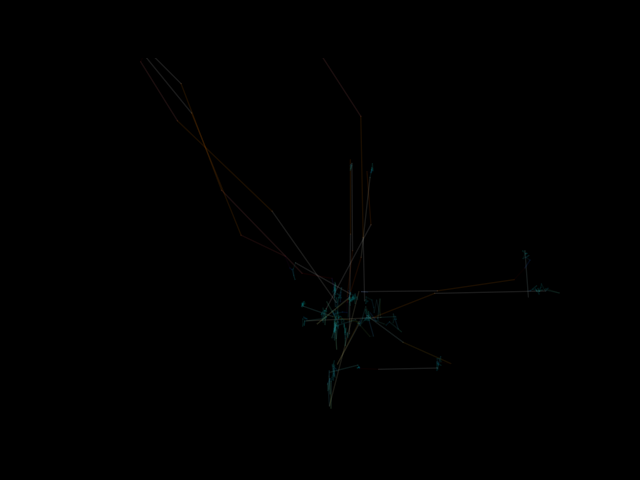
#> input picture Datathon-RISTEK-2026/penyisihan/project/data/autism eye tracking dataset/TSImages/TS093_14.png, 640 x 480 px; its folder holds only this picture in this run
$ python recompute_protokol.py
#> lines starting #> are read from the running program, lines starting #| are printed output that depends on the picture; after the words box and inside, x2 and y2 are one past the last pixel; in counts of white or black regions, pixels touching at a corner belong together
### Datathon-RISTEK-2026/penyisihan/project/poc/recompute_metrics.py
"""Hitung ulang metrik POC TATAP dengan empat koreksi metodologis.

1. Metrik agregat level anak (unit keputusan produk), bukan hanya level rekaman.
2. Regresi logistik ditetapkan sebagai model pra-tetap; titik kerja dihitung
   pada unit anak dari probabilitas model itu, bukan dari model dengan AUC
   rekaman tertinggi.
3. Dekomposisi penggelembungan AUC yang benar: A-B, B-C, C-D.
4. Nested GroupKFold agar estimasi tidak memuat bias pemilihan model.

Menulis hasil ke poc_hasil.json. Kunci `protokol` dan `dekomposisi` yang
ditulis recompute_protokol.py dipertahankan bila sudah ada.
"""

from __future__ import annotations

import json
from pathlib import Path

import numpy as np
import pandas as pd
from PIL import Image
from sklearn.ensemble import GradientBoostingClassifier, RandomForestClassifier
from sklearn.linear_model import LogisticRegression
from sklearn.metrics import roc_auc_score, roc_curve
from sklearn.model_selection import GroupKFold, StratifiedKFold, cross_val_predict
from sklearn.naive_bayes import GaussianNB
from sklearn.pipeline import make_pipeline
from sklearn.preprocessing import StandardScaler
from sklearn.svm import SVC

RANDOM_STATE = 42
GRID = 8
INK_THRESHOLD = 0.02
# Model pra-tetap: ditetapkan sebelum melihat hasil, dievaluasi pada unit anak.
PRIMARY_MODEL = "Logistic Regression"
np.random.seed(RANDOM_STATE)

ROOT = Path(__file__).resolve().parent
DATA_DIR = ROOT.parent / "data" / "autism eye tracking dataset"

ZERO_KEYS = [
    "centroid_x", "centroid_y", "std_x", "std_y", "span_x", "span_y",
    "radial_mean", "radial_std", "vel_mean", "vel_std", "acc_mean", "jerk_mean",
    "fixation_ratio", "saccade_ratio", "grid_entropy", "n_active_cells",
    "bbox_fill", "aspect_ratio",
]


def features_from_rgb(a: np.ndarray) -> dict[str, float]:
    H, W = a.shape[:2]
    R, G, B = a[:, :, 0], a[:, :, 1], a[:, :, 2]
    ink = a.sum(axis=2) > INK_THRESHOLD

    f: dict[str, float] = {}
    n_ink = int(ink.sum())
    f["ink_frac"] = n_ink / (H * W)
    if n_ink < 5:
        for k in ZERO_KEYS:
            f[k] = 0.0
        return f

    ys, xs = np.nonzero(ink)
    xn, yn = xs / W, ys / H
    f["centroid_x"], f["centroid_y"] = xn.mean(), yn.mean()
    f["std_x"], f["std_y"] = xn.std(), yn.std()
    f["span_x"] = xn.max() - xn.min()
    f["span_y"] = yn.max() - yn.min()
    rad = np.hypot(xn - xn.mean(), yn - yn.mean())
    f["radial_mean"], f["radial_std"] = rad.mean(), rad.std()

    r_i, g_i, b_i = R[ink], G[ink], B[ink]
    f["vel_mean"], f["vel_std"] = r_i.mean(), r_i.std()
    f["acc_mean"], f["jerk_mean"] = g_i.mean(), b_i.mean()

    denom = max(n_ink, 1)
    f["fixation_ratio"] = ((r_i < g_i * 0.6) & (r_i < b_i * 0.6)).sum() / denom
    f["saccade_ratio"] = ((r_i > g_i * 0.9) & (r_i > 0.05)).sum() / denom

    cell = np.zeros((GRID, GRID))
    gi = np.clip((yn * GRID).astype(int), 0, GRID - 1)
    gj = np.clip((xn * GRID).astype(int), 0, GRID - 1)
    np.add.at(cell, (gi, gj), 1)
    p = cell.ravel() / cell.sum()
    p = p[p > 0]
    f["grid_entropy"] = float(-(p * np.log(p)).sum() / np.log(GRID * GRID))
    f["n_active_cells"] = float((cell > 0).sum() / (GRID * GRID))
    f["bbox_fill"] = f["ink_frac"] / max(f["span_x"] * f["span_y"], 1e-9)
    f["aspect_ratio"] = f["span_x"] / max(f["span_y"], 1e-9)
    return f


def extract_features(path: Path) -> dict[str, float]:
    arr = np.asarray(Image.open(path).convert("RGB")).astype(np.float64) / 255.0
    return features_from_rgb(arr)


def augment_variants(path: Path, n: int = 5, seed: int = 0) -> list[np.ndarray]:
    rng = np.random.default_rng(seed)
    im = Image.open(path).convert("RGB")
    W, H = im.size
    out = []
    for _ in range(n):
        ang = float(rng.uniform(-15, 15))
        tx = float(rng.uniform(-0.08, 0.08) * W)
        ty = float(rng.uniform(-0.08, 0.08) * H)
        zoom = float(rng.uniform(0.9, 1.1))
        im2 = im.rotate(ang, resample=Image.BILINEAR, translate=(tx, ty))
        nw, nh = max(int(W * zoom), 8), max(int(H * zoom), 8)
        im2 = im2.resize((nw, nh), Image.BILINEAR)
        canvas = Image.new("RGB", (W, H), (0, 0, 0))
        canvas.paste(im2, ((W - nw) // 2, (H - nh) // 2))
        out.append(np.asarray(canvas).astype(np.float64) / 255.0)
    return out


# [16 lines left out: function build_models, not called in this run]


def load_metadata() -> pd.DataFrame:
    records = []
    for label, sub, prefix in [(0, "TCImages", "TC"), (1, "TSImages", "TS")]:
        for f in sorted((DATA_DIR / sub).glob("*.png")):
            pid = f.stem.split("_")[1]
            records.append(
                {
                    "path": f,
                    "file": f.name,
                    "label": label,
                    "group": "TD" if label == 0 else "ASD",
                    "participant": f"{prefix}{pid}",
                }
            )
    return pd.DataFrame(records)


# [226 lines left out: functions aggregate_to_participants, bootstrap_auc, operating_point, ppv_at_prevalence, nested_group_cv, main, not called in this run]


# [2 lines that do not run on import are left out]

### Datathon-RISTEK-2026/penyisihan/project/poc/recompute_protokol.py
"""Dekomposisi penggelembungan AUC pada protokol evaluasi A sampai D.

Dijalankan terpisah dari recompute_metrics.py karena augmentasi mahal.
Hasil digabungkan ke poc_hasil.json.
"""

from __future__ import annotations

import json
from concurrent.futures import ProcessPoolExecutor
from pathlib import Path

import numpy as np
import pandas as pd
from PIL import Image
from sklearn.linear_model import LogisticRegression
from sklearn.metrics import roc_auc_score
from sklearn.model_selection import GroupKFold, StratifiedKFold, cross_val_predict
from sklearn.pipeline import make_pipeline
from sklearn.preprocessing import StandardScaler

from recompute_metrics import (
    RANDOM_STATE,
    augment_variants,
    extract_features,
    features_from_rgb,
    load_metadata,
)

ROOT = Path(__file__).resolve().parent
CACHE = ROOT / ".cache_augmented.npz"


def rows_for_image(args: tuple[int, str, int, str]) -> tuple[list[dict], list[int], list[str], list[int]]:
    index, path, label, participant = args
    path = Path(path)
    rows = [extract_features(path)]
    for variant in augment_variants(path, n=5, seed=index):
        rows.append(features_from_rgb(variant))
    return rows, [label] * 6, [participant] * 6, [index] * 6


def build_augmented(meta: pd.DataFrame, features: list[str]):
    if CACHE.exists():
        data = np.load(CACHE, allow_pickle=True)
        print("Memakai cache augmentasi.")
        return data["X"], data["y"], data["g"], data["src"]

    tasks = [
        (i, str(p), int(lab), str(g))
        for i, (p, lab, g) in enumerate(
            zip(meta.path, meta.label, meta.participant)
        )
    ]
    all_rows, all_y, all_g, all_src = [], [], [], []
    with ProcessPoolExecutor() as pool:
        for rows, ys, gs, srcs in pool.map(rows_for_image, tasks, chunksize=8):
            all_rows.extend(rows)
            all_y.extend(ys)
            all_g.extend(gs)
            all_src.extend(srcs)

    X = pd.DataFrame(all_rows)[features].values
    y = np.array(all_y)
    g = np.array(all_g)
    src = np.array(all_src)
    np.savez_compressed(CACHE, X=X, y=y, g=g, src=src)
    print(f"Augmentasi selesai: {X.shape[0]} sampel.")
    return X, y, g, src


def main() -> None:
    meta = load_metadata()
    X_df = pd.DataFrame([extract_features(p) for p in meta.path])
#> in features_from_rgb, `ink = a.sum(axis=2) > INK_THRESHOLD`:
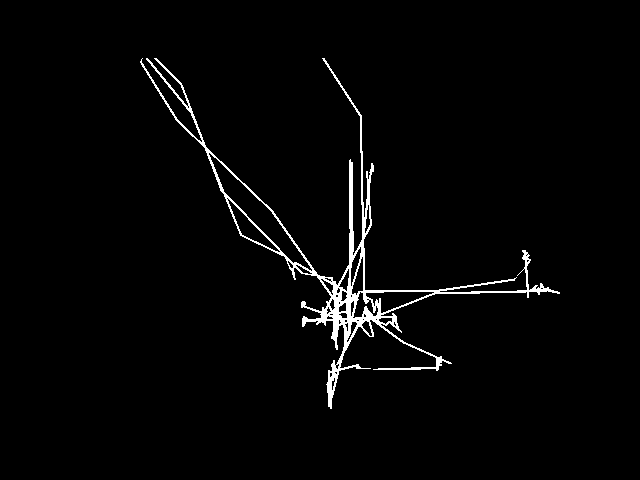
#> ink: shape (480, 640) bool; 2.2% white; 1 white region, box (x1, y1, x2, y2) and area: (140, 58, 560, 409) 6758
#> in features_from_rgb, `n_ink = int(ink.sum())`: n_ink = 6758
#> in features_from_rgb, `ys, xs = np.nonzero(ink)`: ys = 6758 values from 58 to 408; xs = 6758 values, max 559 at index 4030, min 140 at index 28, mean 341
#> in features_from_rgb, `xn, yn = xs / W, ys / H`: xn = 6758 values, max 0.873 at index 4030, min 0.219 at index 28, mean 0.533; yn = 6758 values from 0.121 to 0.85
#> in features_from_rgb, `rad = np.hypot(xn - xn.mean(), yn - yn.mean())`: rad = 6758 values, max 0.523 at index 0, min 0.0125 at index 2662, mean 0.181
#> in features_from_rgb, `r_i, g_i, b_i = R[ink], G[ink], B[ink]`: r_i = 6758 values, max 0.29 at index 2180, min 0 at index 934, mean 0.0558; g_i = 6758 values, max 0.396 at index 5719, min 0 at index 0, mean 0.0626; b_i = 6758 values, max 0.416 at index 5745, min 0 at index 0, mean 0.0525
#> in features_from_rgb, `denom = max(n_ink, 1)`: denom = 6758
#> in features_from_rgb, `gi = np.clip((yn * GRID).astype(int), 0, GRID - 1)`: gi = 6758 values from 0 to 6
#> in features_from_rgb, `gj = np.clip((xn * GRID).astype(int), 0, GRID - 1)`: gj = 6758 values, max 6 at index 2434, min 1 at index 0, mean 3.8
#> X_df = table of 1 rows and 19 columns
    features = list(X_df.columns)
#> features = ['ink_frac', 'centroid_x', 'centroid_y', 'std_x', 'std_y', 'span_x', 'span_y', 'radial_mean', 'radial_std', 'vel_mean', 'vel_std', 'acc_mean', 'jerk_mean', 'fixation_ratio', 'saccade_ratio', 'grid_entropy', 'n_active_cells', 'bbox_fill', 'aspect_ratio']
    X_plain = X_df.values
    y_plain = meta.label.values
    groups = meta.participant.values

    X_aug, y_aug, g_aug, src_aug = build_augmented(meta, features)
#> in features_from_rgb (call 3), `R, G, B = a[:, :, 0], a[:, :, 1], a[:, :, 2]`:
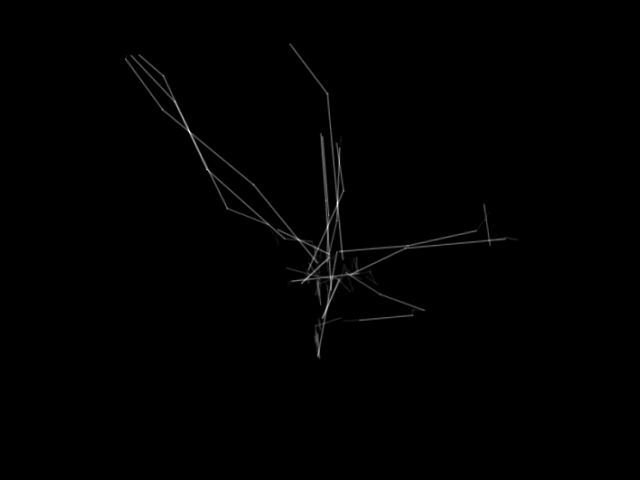
#> R: shape (480, 640) float64; min 0, max 0.212, mean 0.000959; drawn with min black and max white
#> in features_from_rgb (call 3), `n_ink = int(ink.sum())`: n_ink = 7193
#> after the loop in build_augmented, `for rows, ys, gs, srcs in pool.map(rows_for_image, tasks, chunksize=8):`: all_g = ['TS14', 'TS14', 'TS14', 'TS14', 'TS14', 'TS14']; all_rows = 6 items; all_src = [0, 0, 0, 0, 0, 0]; all_y = [1, 1, 1, 1, 1, 1]
#> in build_augmented, `src = np.array(all_src)`: src = [0, 0, 0, 0, 0, 0]
#| Augmentasi selesai: 6 sampel.
#> y_aug = [1, 1, 1, 1, 1, 1]; src_aug = [0, 0, 0, 0, 0, 0]

    model = make_pipeline(
        StandardScaler(), LogisticRegression(max_iter=5000, random_state=RANDOM_STATE)
    )

    def auc_with(cv, groups_arg=None, X=X_aug, y=y_aug) -> float:
#> (the run stopped early here; a loop or call above may not have finished)
